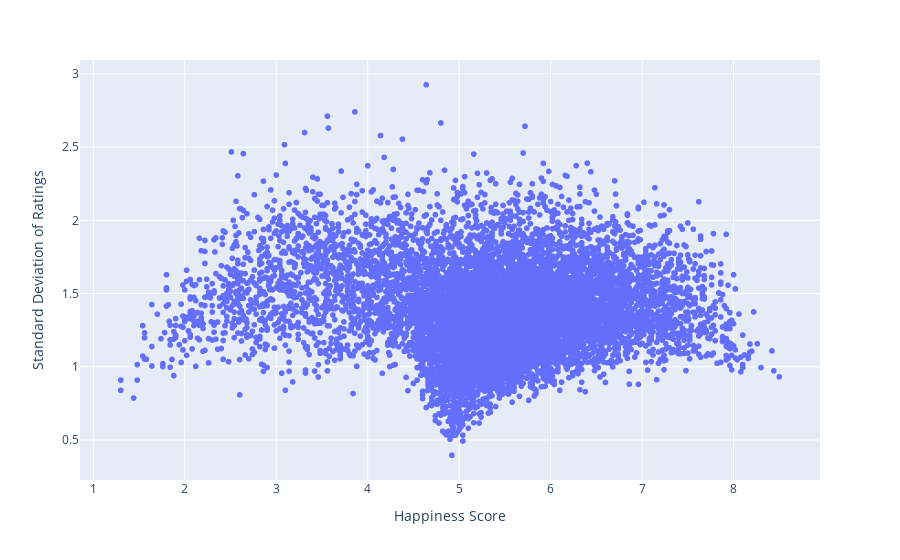

Notebook source saved alongside this figure:
### Code cell
fig = px.scatter(hedonometer, x="Happiness Score", y="Standard Deviation of Ratings", hover_data=['Word'])
fig.show()

### Figure 1 — Plotly figure (JSON) as saved in the notebook; plotly's stock layout.template omitted (floating-point values rounded to 4 significant figures; data arrays with more than 128 entries replaced by an {"elided": "..."} marker saying what was removed)
{"data": [{"customdata": {"elided": "10222x1 str values"}, "hovertemplate": "Happiness Score=%{x}<br>Standard Deviation of Ratings=%{y}<br>Word=%{customdata[0]}<extra></extra>", "legendgroup": "", "marker": {"color": "#636efa", "symbol": "circle"}, "mode": "markers", "name": "", "showlegend": false, "type": "scattergl", "x": {"elided": "10222 float values"}, "xaxis": "x", "y": {"elided": "10222 float values"}, "yaxis": "y"}], "layout": {"legend": {"tracegroupgap": 0}, "margin": {"t": 60}, "xaxis": {"anchor": "y", "domain": [0, 1], "title": {"text": "Happiness Score"}}, "yaxis": {"anchor": "x", "domain": [0, 1], "title": {"text": "Standard Deviation of Ratings"}}}}
